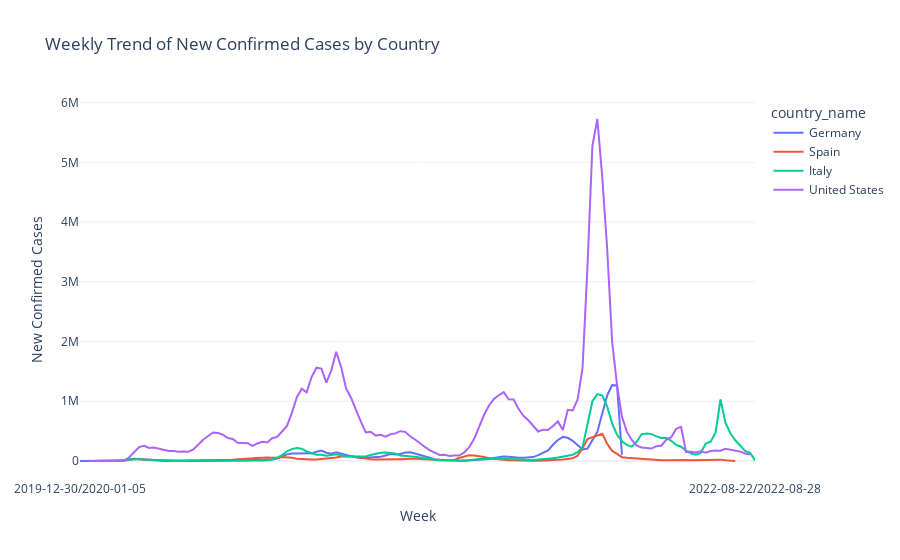

The notebook cell saved with this chart:
### Markdown cell above
1. What is the trend of new confirmed cases over time for each country?

### Code cell
# Filter data for visualization
fig = px.line(df, x="week", y="new_confirmed", color="country_name",
              title="Weekly Trend of New Confirmed Cases by Country",
              labels={"week": "Week", "new_confirmed": "New Confirmed Cases"},
              template="plotly_white")

# Update x-axis to only show the first and last tick
fig.update_xaxes(
    tickangle=0,   # Align ticks horizontally
    tickvals=[df['week'].min(), df['week'].max()],  # Show only first and last week
    ticktext=[df['week'].min(), df['week'].max()]   # Labels for the ticks
)

fig.update_yaxes(title_text="New Confirmed Cases")

# Show the graph
fig.show()
